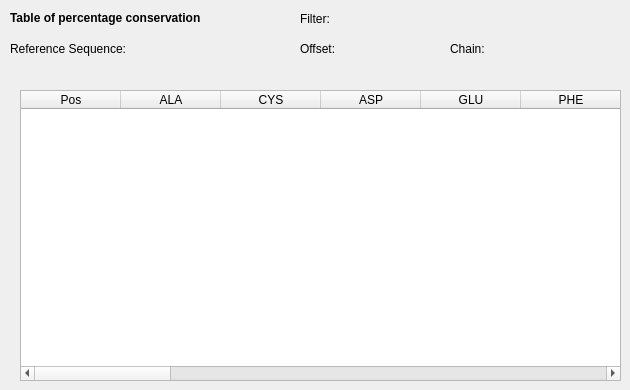
      <widget class="QWidget" name="page_11">
       <widget class="QLabel" name="lblRefSeq_2">
        <property name="geometry">
         <rect>
          <x>10</x>
          <y>40</y>
          <width>281</width>
          <height>17</height>
         </rect>
        </property>
        <property name="text">
         <string>Reference Sequence: </string>
        </property>
       </widget>
       <widget class="QLabel" name="lblChain_2">
        <property name="geometry">
         <rect>
          <x>450</x>
          <y>40</y>
          <width>91</width>
          <height>17</height>
         </rect>
        </property>
        <property name="text">
         <string>Chain: </string>
        </property>
       </widget>
       <widget class="QLabel" name="lblFilter_2">
        <property name="geometry">
         <rect>
          <x>300</x>
          <y>10</y>
          <width>281</width>
          <height>17</height>
         </rect>
        </property>
        <property name="text">
         <string>Filter: </string>
        </property>
       </widget>
       <widget class="QLabel" name="lblOffset_2">
        <property name="geometry">
         <rect>
          <x>300</x>
          <y>40</y>
          <width>91</width>
          <height>17</height>
         </rect>
        </property>
        <property name="text">
         <string>Offset: </string>
        </property>
       </widget>
       <widget class="QLabel" name="label_36">
        <property name="geometry">
         <rect>
          <x>10</x>
          <y>10</y>
          <width>251</width>
          <height>17</height>
         </rect>
        </property>
        <property name="text">
         <string>&lt;html&gt;&lt;head/&gt;&lt;body&gt;&lt;p&gt;&lt;span style=&quot; font-weight:600;&quot;&gt;Table of percentage conservation&lt;/span&gt;&lt;/p&gt;&lt;/body&gt;&lt;/html&gt;</string>
        </property>
       </widget>
       <widget class="QTableWidget" name="tableFreqPerc">
        <property name="geometry">
         <rect>
          <x>20</x>
          <y>90</y>
          <width>601</width>
          <height>291</height>
         </rect>
        </property>
        <property name="editTriggers">
         <set>QAbstractItemView::NoEditTriggers</set>
        </property>
        <property name="sortingEnabled">
         <bool>true</bool>
        </property>
        <column>
         <property name="text">
          <string>Pos</string>
         </property>
        </column>
        <column>
         <property name="text">
          <string>ALA</string>
         </property>
        </column>
        <column>
         <property name="text">
          <string>CYS</string>
         </property>
        </column>
        <column>
         <property name="text">
          <string>ASP</string>
         </property>
        </column>
        <column>
         <property name="text">
          <string>GLU</string>
         </property>
        </column>
        <column>
         <property name="text">
          <string>PHE</string>
         </property>
        </column>
        <column>
         <property name="text">
          <string>GLY</string>
         </property>
        </column>
        <column>
         <property name="text">
          <string>HIS</string>
         </property>
        </column>
        <column>
         <property name="text">
          <string>ILE</string>
         </property>
        </column>
        <column>
         <property name="text">
          <string>LYS</string>
         </property>
        </column>
        <column>
         <property name="text">
          <string>LEU</string>
         </property>
        </column>
        <column>
         <property name="text">
          <string>MET</string>
         </property>
        </column>
        <column>
         <property name="text">
          <string>ASN</string>
         </property>
        </column>
        <column>
         <property name="text">
          <string>PRO</string>
         </property>
        </column>
        <column>
         <property name="text">
          <string>GLN</string>
         </property>
        </column>
        <column>
         <property name="text">
          <string>ARG</string>
         </property>
        </column>
        <column>
         <property name="text">
          <string>SER</string>
         </property>
        </column>
        <column>
         <property name="text">
          <string>THR</string>
         </property>
        </column>
        <column>
         <property name="text">
          <string>VAL</string>
         </property>
        </column>
        <column>
         <property name="text">
          <string>TRP</string>
         </property>
        </column>
        <column>
         <property name="text">
          <string>TYR</string>
         </property>
        </column>
       </widget>
      </widget>
